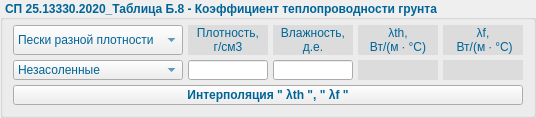
        <widget class="QGroupBox" name="groupBox_8">
         <property name="font">
          <font>
           <weight>75</weight>
           <bold>true</bold>
          </font>
         </property>
         <property name="autoFillBackground">
          <bool>false</bool>
         </property>
         <property name="styleSheet">
          <string notr="true">color: rgb(0, 100, 150);</string>
         </property>
         <property name="title">
          <string> СП 25.13330.2020_Таблица Б.8 - Коэффициент теплопроводности грунта </string>
         </property>
         <property name="flat">
          <bool>false</bool>
         </property>
         <property name="checkable">
          <bool>false</bool>
         </property>
         <layout class="QGridLayout" name="gridLayout_17">
          <property name="leftMargin">
           <number>5</number>
          </property>
          <property name="topMargin">
           <number>0</number>
          </property>
          <property name="rightMargin">
           <number>5</number>
          </property>
          <property name="bottomMargin">
           <number>5</number>
          </property>
          <property name="spacing">
           <number>5</number>
          </property>
          <item row="0" column="0">
           <layout class="QGridLayout" name="gridLayout_16">
            <property name="leftMargin">
             <number>5</number>
            </property>
            <property name="topMargin">
             <number>5</number>
            </property>
            <property name="rightMargin">
             <number>5</number>
            </property>
            <property name="bottomMargin">
             <number>5</number>
            </property>
            <property name="spacing">
             <number>5</number>
            </property>
            <item row="0" column="4">
             <widget class="QLabel" name="label_43">
              <property name="minimumSize">
               <size>
                <width>50</width>
                <height>30</height>
               </size>
              </property>
              <property name="maximumSize">
               <size>
                <width>16777215</width>
                <height>30</height>
               </size>
              </property>
              <property name="font">
               <font>
                <weight>50</weight>
                <bold>false</bold>
               </font>
              </property>
              <property name="layoutDirection">
               <enum>Qt::LeftToRight</enum>
              </property>
              <property name="styleSheet">
               <string notr="true">background-color: rgb(220, 220, 220);
</string>
              </property>
              <property name="frameShape">
               <enum>QFrame::NoFrame</enum>
              </property>
              <property name="frameShadow">
               <enum>QFrame::Plain</enum>
              </property>
              <property name="lineWidth">
               <number>5</number>
              </property>
              <property name="midLineWidth">
               <number>5</number>
              </property>
              <property name="text">
               <string>λf,
 Вт/(м ∙ °C)</string>
              </property>
              <property name="alignment">
               <set>Qt::AlignCenter</set>
              </property>
             </widget>
            </item>
            <item row="1" column="2">
             <widget class="QLineEdit" name="lineEdit_26">
              <property name="minimumSize">
               <size>
                <width>80</width>
                <height>20</height>
               </size>
              </property>
              <property name="maximumSize">
               <size>
                <width>80</width>
                <height>20</height>
               </size>
              </property>
              <property name="text">
               <string/>
              </property>
              <property name="frame">
               <bool>true</bool>
              </property>
              <property name="alignment">
               <set>Qt::AlignCenter</set>
              </property>
             </widget>
            </item>
            <item row="0" column="0">
             <widget class="QComboBox" name="comboBox_12">
              <property name="sizePolicy">
               <sizepolicy hsizetype="Expanding" vsizetype="Fixed">
                <horstretch>0</horstretch>
                <verstretch>0</verstretch>
               </sizepolicy>
              </property>
              <property name="minimumSize">
               <size>
                <width>0</width>
                <height>30</height>
               </size>
              </property>
              <property name="maximumSize">
               <size>
                <width>16777215</width>
                <height>30</height>
               </size>
              </property>
              <property name="frame">
               <bool>true</bool>
              </property>
              <item>
               <property name="text">
                <string>Пески разной плотности</string>
               </property>
              </item>
              <item>
               <property name="text">
                <string>Супеси пылеватые</string>
               </property>
              </item>
              <item>
               <property name="text">
                <string>Суглинки и глины</string>
               </property>
              </item>
              <item>
               <property name="text">
                <string>Заторфованные, торф</string>
               </property>
              </item>
             </widget>
            </item>
            <item row="0" column="3">
             <widget class="QLabel" name="label_42">
              <property name="minimumSize">
               <size>
                <width>0</width>
                <height>30</height>
               </size>
              </property>
              <property name="maximumSize">
               <size>
                <width>16777215</width>
                <height>30</height>
               </size>
              </property>
              <property name="font">
               <font>
                <weight>50</weight>
                <bold>false</bold>
               </font>
              </property>
              <property name="layoutDirection">
               <enum>Qt::LeftToRight</enum>
              </property>
              <property name="styleSheet">
               <string notr="true">background-color: rgb(220, 220, 220);</string>
              </property>
              <property name="frameShape">
               <enum>QFrame::NoFrame</enum>
              </property>
              <property name="frameShadow">
               <enum>QFrame::Sunken</enum>
              </property>
              <property name="text">
               <string>λth, 
Вт/(м ∙ °C)</string>
              </property>
              <property name="alignment">
               <set>Qt::AlignCenter</set>
              </property>
             </widget>
            </item>
            <item row="1" column="1">
             <widget class="QLineEdit" name="lineEdit_30">
              <property name="minimumSize">
               <size>
                <width>80</width>
                <height>20</height>
               </size>
              </property>
              <property name="maximumSize">
               <size>
                <width>80</width>
                <height>20</height>
               </size>
              </property>
              <property name="styleSheet">
               <string notr="true"/>
              </property>
              <property name="text">
               <string/>
              </property>
              <property name="frame">
               <bool>true</bool>
              </property>
              <property name="alignment">
               <set>Qt::AlignCenter</set>
              </property>
             </widget>
            </item>
            <item row="1" column="0">
             <widget class="QComboBox" name="comboBox_11">
              <property name="enabled">
               <bool>true</bool>
              </property>
              <property name="sizePolicy">
               <sizepolicy hsizetype="Expanding" vsizetype="Fixed">
                <horstretch>0</horstretch>
                <verstretch>0</verstretch>
               </sizepolicy>
              </property>
              <property name="minimumSize">
               <size>
                <width>0</width>
                <height>20</height>
               </size>
              </property>
              <property name="maximumSize">
               <size>
                <width>16777215</width>
                <height>20</height>
               </size>
              </property>
              <item>
               <property name="text">
                <string>Незасоленные</string>
               </property>
              </item>
              <item>
               <property name="text">
                <string>Слабо засоленные</string>
               </property>
              </item>
              <item>
               <property name="text">
                <string>Средне засоленные</string>
               </property>
              </item>
              <item>
               <property name="text">
                <string>Сильно засоленные</string>
               </property>
              </item>
             </widget>
            </item>
            <item row="1" column="3">
             <widget class="QLineEdit" name="lineEdit_27">
              <property name="minimumSize">
               <size>
                <width>80</width>
                <height>20</height>
               </size>
              </property>
              <property name="maximumSize">
               <size>
                <width>80</width>
                <height>20</height>
               </size>
              </property>
              <property name="styleSheet">
               <string notr="true">background-color: rgb(220, 220, 220);</string>
              </property>
              <property name="text">
               <string/>
              </property>
              <property name="frame">
               <bool>false</bool>
              </property>
              <property name="alignment">
               <set>Qt::AlignCenter</set>
              </property>
             </widget>
            </item>
            <item row="0" column="2">
             <widget class="QLabel" name="label_36">
              <property name="sizePolicy">
               <sizepolicy hsizetype="Preferred" vsizetype="Preferred">
                <horstretch>0</horstretch>
                <verstretch>0</verstretch>
               </sizepolicy>
              </property>
              <property name="minimumSize">
               <size>
                <width>0</width>
                <height>30</height>
               </size>
              </property>
              <property name="maximumSize">
               <size>
                <width>16777215</width>
                <height>30</height>
               </size>
              </property>
              <property name="font">
               <font>
                <weight>50</weight>
                <bold>false</bold>
               </font>
              </property>
              <property name="layoutDirection">
               <enum>Qt::LeftToRight</enum>
              </property>
              <property name="styleSheet">
               <string notr="true">background-color: rgb(220, 220, 220);</string>
              </property>
              <property name="frameShape">
               <enum>QFrame::NoFrame</enum>
              </property>
              <property name="frameShadow">
               <enum>QFrame::Sunken</enum>
              </property>
              <property name="text">
               <string>Влажность, 
д.е.</string>
              </property>
              <property name="alignment">
               <set>Qt::AlignCenter</set>
              </property>
             </widget>
            </item>
            <item row="1" column="4">
             <widget class="QLineEdit" name="lineEdit_28">
              <property name="minimumSize">
               <size>
                <width>80</width>
                <height>20</height>
               </size>
              </property>
              <property name="maximumSize">
               <size>
                <width>80</width>
                <height>20</height>
               </size>
              </property>
              <property name="styleSheet">
               <string notr="true">background-color: rgb(220, 220, 220);</string>
              </property>
              <property name="text">
               <string/>
              </property>
              <property name="frame">
               <bool>false</bool>
              </property>
              <property name="alignment">
               <set>Qt::AlignCenter</set>
              </property>
             </widget>
            </item>
            <item row="0" column="1">
             <widget class="QLabel" name="label_45">
              <property name="minimumSize">
               <size>
                <width>0</width>
                <height>30</height>
               </size>
              </property>
              <property name="maximumSize">
               <size>
                <width>16777215</width>
                <height>30</height>
               </size>
              </property>
              <property name="font">
               <font>
                <weight>50</weight>
                <bold>false</bold>
               </font>
              </property>
              <property name="accessibleName">
               <string comment="Align"/>
              </property>
              <property name="styleSheet">
               <string notr="true">background-color: rgb(220, 220, 220);</string>
              </property>
              <property name="frameShape">
               <enum>QFrame::NoFrame</enum>
              </property>
              <property name="frameShadow">
               <enum>QFrame::Sunken</enum>
              </property>
              <property name="text">
               <string>Плотность, 
г/см3</string>
              </property>
              <property name="alignment">
               <set>Qt::AlignCenter</set>
              </property>
             </widget>
            </item>
            <item row="2" column="0" colspan="5">
             <widget class="QPushButton" name="pushButton_9">
              <property name="minimumSize">
               <size>
                <width>0</width>
                <height>20</height>
               </size>
              </property>
              <property name="maximumSize">
               <size>
                <width>16777215</width>
                <height>20</height>
               </size>
              </property>
              <property name="font">
               <font>
                <weight>75</weight>
                <bold>true</bold>
               </font>
              </property>
              <property name="text">
               <string>Интерполяция &quot; λth &quot;, &quot; λf &quot;</string>
              </property>
              <property name="autoDefault">
               <bool>false</bool>
              </property>
              <property name="default">
               <bool>false</bool>
              </property>
             </widget>
            </item>
           </layout>
          </item>
         </layout>
        </widget>
